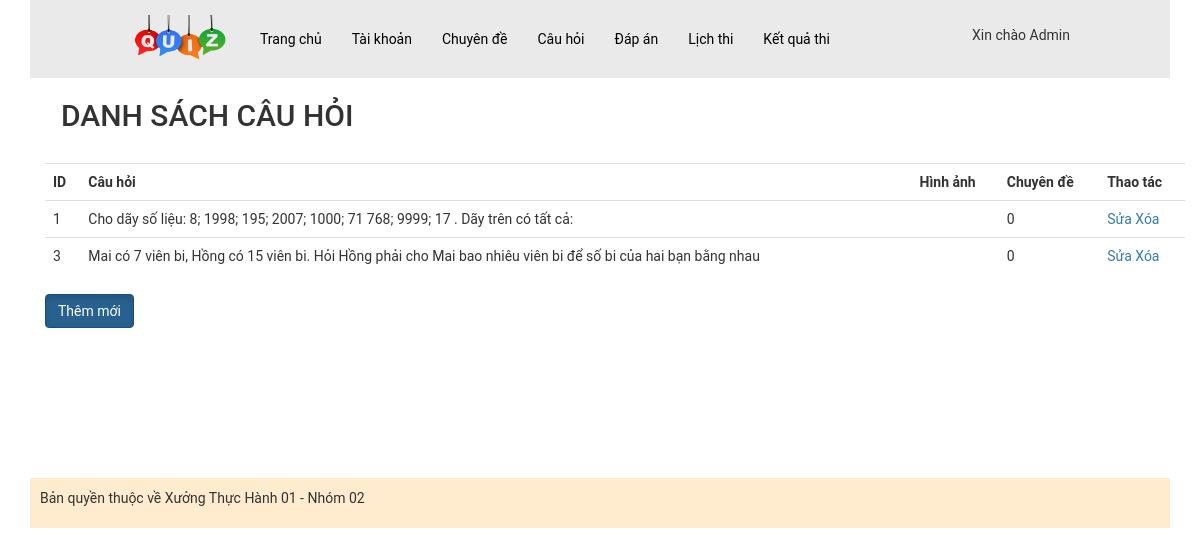
Page /admin/index.php?act=dsch (signed in) on the committed database.
### tables this page shows
CREATE TABLE `cauhoi` (
  `id_ch` int(11) NOT NULL,
  `content` varchar(500) NOT NULL COMMENT 'Nội dung câu hỏi (Đề bài)',
  `image` varchar(50) DEFAULT NULL,
  `id_cd` int(11) NOT NULL
);

### model/pdo.php (called while the page is built, shortened)
<?php
function pdo_get_connection(){
    $servername = "localhost";
    $username = "root";
    $password = "";
    try {
        $conn = new PDO("mysql:host=$servername;dbname=xuongth01_02", $username, $password);
        $conn->setAttribute(PDO::ATTR_ERRMODE, PDO::ERRMODE_EXCEPTION);
        return $conn;
    } catch(PDOException $e) {
        echo "Connection failed: " . $e->getMessage();
    }
}
function pdo_query($sql){
    $sql_args=array_slice(func_get_args(),1);
    try{
        $conn=pdo_get_connection();
        $stmt=$conn->prepare($sql);
        $stmt->execute($sql_args);
        $rows=$stmt->fetchAll();
        return $rows;
    }
    catch(PDOException $e){
        throw $e;
    }
    finally{
        unset($conn);
    }
}
?>

### model/cauhoi.php (called while the page is built, shortened)
<?php
function loadall_cauhoi(){
    $sql="select * from cauhoi order by id_ch asc";
    $listcauhoi=pdo_query($sql);
    return $listcauhoi;
}
 ?>

### admin/cauhoi/list-cauhoi.php (the view)
<div class="container">
     <nav class="navbar bg-body-tertiary">
          <div class="container-fluid">
          <h2>DANH SÁCH CÂU HỎI</h2>
          </div>
     </nav>
     <div>
          <table  class="table" >
               <tr>
                    <th scope="col">ID</th>
                    <th>Câu hỏi</th>
                    <th>Hình ảnh</th>
                    <th>Chuyên đề</th>
                    <th>Thao tác</th>
               </tr>
          <?php
               foreach($listcauhoi as $cauhoi){
               extract($cauhoi);
               $suach = "index.php?act=editch&id=".$id_ch;
               $xoach = "index.php?act=xoach&id=".$id_ch;
               $hinhpath ="../uploads/".$image;
               if (is_file($hinhpath)) {
                    $hinh = "<img src='".$hinhpath."' width='100px'>";
               } else {
                    $hinh = "";
               }
               echo
               '<tr>
                    <td>'.$id_ch.'</td>
                    <td>'.$content.'</td>
                    <td>'.$hinh.'</td>
                    <td>'.$id_cd.'</td>
                    <td><a href="'.$suach.'">Sửa</a>
                    <a href="' . $xoach . '" onclick="return confirm(\'Bạn có chắc chắn muốn xóa?\');"> Xóa </a>
                    </td>
               </tr>';
               }
          ?>
          </table>
     </div>
     <div class="btn-group">
          <a href="?act=addch" class="btn btn-primary active" aria-current="page">Thêm mới</a>
     </div>
</div>

### admin/header.php (shortened to what this page needs)
<!DOCTYPE html>
<html lang="en">
<head>
    <link rel="stylesheet" href="../assets/css/style.css">
    <link rel="stylesheet" href="https://maxcdn.bootstrapcdn.com/bootstrap/3.4.1/css/bootstrap.min.css">
</head>

### admin/menu.php (shortened to what this page needs)
<body>
    <div class="container">
        <div class="menu">
            <ul class="main-menu">
                <li class='logo-cong-ty'><a href="?act=trangchu"><img src="../assets/img/logo-cong-ty-removebg-preview.png" alt=""></a></li>
                <li><a href="?act=trangchu">Trang chủ</a></li>
                <li><a href="?act=dstk">Tài khoản</a></li>
                <li><a href="?act=dscd">Chuyên đề</a></li>
                <li><a href="?act=dsch">Câu hỏi</a></li>
                <li><a href="?act=dsda">Đáp án</a></li>
                <li><a href="?act=dslt">Lịch thi</a></li>
                <li><a href="?act=dskq">Kết quả thi</a></li>
                <li class='login'>
                        <div class='xin-chao-user'>
                            Xin chào
                            <?php echo $_SESSION['user']['fullname'] ?>
                            <br>
                        </div> <br>
                </li>
            </ul>
        </div>

### admin/index.php (shortened to what this page needs)
<?php
include "../model/pdo.php";
include "../model/cauhoi.php";
include "header.php";
include "menu.php";
?>
<div>
    <?php
    if (isset($_GET['act']) && $_GET['act'] != "") {
        $act = $_GET['act'];
        switch ($act) {
            case 'dsch':
                $listcauhoi = loadall_cauhoi();
                include "cauhoi/list-cauhoi.php";
                break;
        }
    } else {
        include "trangchu/trangchu.php";
    }
    ?>
</div>
<?php
include "footer.php";
?>

### admin/footer.php
<div class="footer-trangchu">
            <p>Bản quyền thuộc về Xưởng Thực Hành 01 - Nhóm 02</p>
        </div>
    </div>
</body>
</html>

### assets/css/style.css (style rules this page uses)
.container { margin: 0px auto; padding: 0px; }
* { padding: 0px; margin: 0px; font-family: roboto; }
.menu ul.main-menu li img { width: 100px; padding-top: 5px; }
.menu { background-color: #eaeaea; }
.menu ul.main-menu { padding: 0px; list-style: none; display: flex; flex-direction: row; justify-content: flex-start; max-width: 960px; margin: 0px auto; align-items: center; position: relative; }
.menu ul.main-menu li { padding: 10px 10px 10px 0px; transition: all 0.5s; border-radius: 3px; }
.menu ul.main-menu li a { padding: 10px; color: black; text-decoration: none; }
.menu ul.main-menu li.login { position: absolute; right: 0px; top: 15px; z-index: 3; }
.footer-trangchu { margin-top: 150px; padding: 10px; background-color: blanchedalmond; }
.login { padding-top: 70px; }

### rows in the picture
cauhoi: id_ch "1", content "Cho dãy số liệu: 8; 1998; 195; 2007; 1000; 71 768; 9999; 17 . Dãy trên có tất cả:", id_cd "0"
cauhoi: id_ch "3", content "Mai có 7 viên bi, Hồng có 15 viên bi. Hỏi Hồng phải cho Mai bao nhiêu viên bi để số bi của hai bạn bằng nhau", id_cd "0"

### other values in the picture
$_SESSION['user']['fullname'] "Admin"
